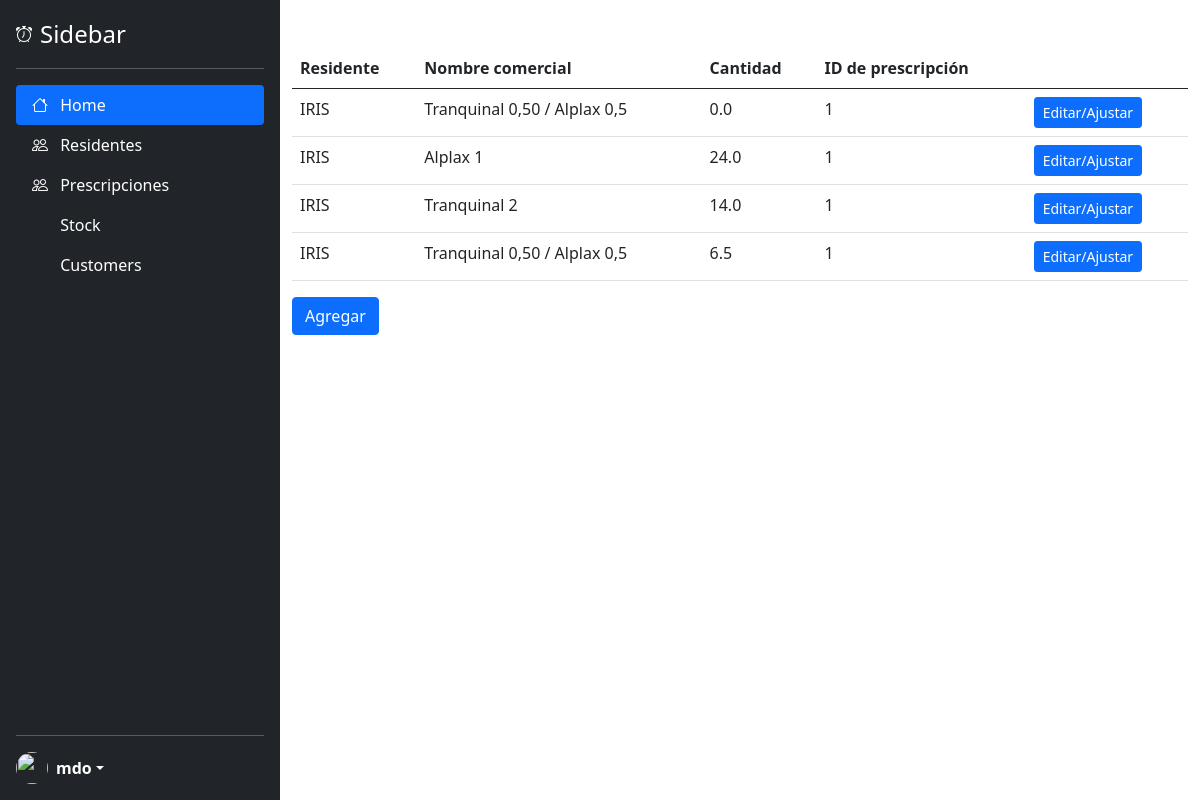
Page /stock_list/1 on the earlier database version.
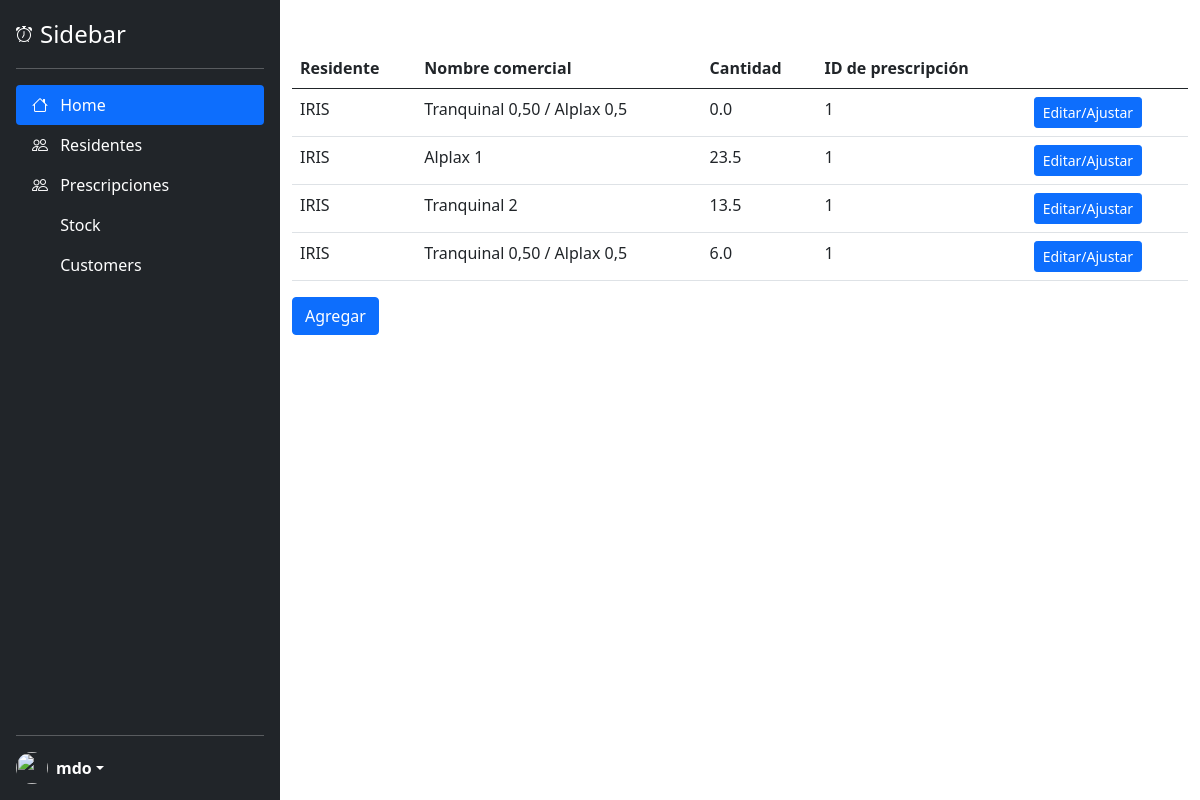
Same page on the later database version.
### tables this page shows
CREATE TABLE "stock" (
	"stock_id"	INTEGER,
	"resident_id"	INTEGER NOT NULL,
	"medication_id"	INTEGER NOT NULL,
	"amount"	REAL,
	"notes"	TEXT,
	"date"	DATE NOT NULL,
	"prescription_id"	INTEGER NOT NULL,
	PRIMARY KEY("stock_id" AUTOINCREMENT)
);

### main.py (the view)
@app.route("/stock_list/<int:prescription_id>", methods = ["GET"])
def stock_list(prescription_id):
    stock_list = get_stock_from_value("prescription_id", prescription_id)
    for stock in stock_list:
        stock.to_show_in_html()
    return render_template("/stock_list.html", stock_list = stock_list, prescription_id = prescription_id)

### src/medication.py (called while the page is built)
def create_medication_dictionary(medication_tuple):
    medication_dictionary = {
        "medication_id": medication_tuple[0],
        "drug_name": medication_tuple[1],
        "commercial_name": medication_tuple[2],
        "type": medication_tuple[3],
        "measurement_unit": medication_tuple[4],
        "amount": medication_tuple[5],
        "registration_date": medication_tuple[6]
    }
    return medication_dictionary

def get_medication_by_id(medication_id):
    with sqlite3.connect("./ayekan.db") as conn:
        cursor = conn.cursor()
        cursor.execute(f'SELECT * FROM vademecum WHERE medication_id="{medication_id}";')
        result = cursor.fetchone()
        medication_dictionary = create_medication_dictionary(result)
        medication = Medication(medication_dictionary)
        return medication

### src/resident.py (called while the page is built)
def create_resident_dictionary(resident_tuple):
    resident_dictionary = {
        "resident_id" : resident_tuple[0],
        "name" : resident_tuple[1],
        "last_name" : resident_tuple[2],
        "status" : resident_tuple[3],
        "admission_date" : resident_tuple[4],
        "birth_date" : resident_tuple[5],
        "age" : resident_tuple[6],
        "gender" : resident_tuple[7],
        "citizenship" : resident_tuple[8],
        "marital_status" : resident_tuple[9],
        "id_type" : resident_tuple[10],
        "id_number" : resident_tuple[11],
        "address" : resident_tuple[12],
        "city" : resident_tuple[13],
        "prepaid" : resident_tuple[14],
        "affiliation_number" : resident_tuple[15],
        "nickname" : resident_tuple[16]
    }
    return resident_dictionary

def get_resident_by_id(resident_id):
    with sqlite3.connect("./ayekan.db") as conn:
        cursor = conn.cursor()
        cursor.execute(f'SELECT * FROM residents WHERE resident_id="{resident_id}";')
        result = cursor.fetchone()
        resident_dictionary = create_resident_dictionary(result)
        resident = Resident(resident_dictionary)
        return resident

### src/stock.py (called while the page is built)
def create_stock_dictionary(stock_tuple):
    stock_dictionary = {
        "stock_id": stock_tuple[0],
        "resident_id": stock_tuple[1],
        "medication_id": stock_tuple[2],
        "amount": stock_tuple[3],
        "notes": stock_tuple[4],
        "date": stock_tuple[5],
        "prescription_id": stock_tuple[6]
    }
    return stock_dictionary

### app/templates/stock_list.html (shortened to what this page needs)
{% extends "base.html" %}
{% block content %}
  <table class="table table-hover">
    <thead>
      <tr>
        <th scope="col">Residente</th>
        <th scope="col">Nombre comercial</th>
        <th scope="col">Cantidad</th>
        <th scope="col">ID de prescripción</th>
        <th scope="col"></th>
      </tr>
    </thead>
    <tbody>
      {% for stock in stock_list %}
      <tr>
        <td>{{ stock.resident_id }}</td>
        <td>{{ stock.medication_id }}</td>
        <td>{{ stock.amount }}</td>
        <td>{{ stock.prescription_id }}</td>
        <td>
          <a href="{{ url_for('stock_details', stock_id = stock.stock_id) }}" class="btn btn-primary btn-sm">Editar/Ajustar</a>
        </td>
      </tr>
      {% endfor %}
    </tbody>
  </table>
  <a href="{{ url_for('new_stock', prescription_id = prescription_id) }}" class="btn btn-primary">Agregar</a>
{% endblock %}

### app/templates/base.html (shortened to what this page needs)
<!doctype html>
<html lang="en">
    <head>
        <link href="https://cdn.jsdelivr.net/npm/bootstrap@5.0.2/dist/css/bootstrap.min.css" rel="stylesheet">
        <link rel="stylesheet" href="https://cdn.jsdelivr.net/npm/bootstrap-icons@1.5.0/font/bootstrap-icons.css">
        <link rel="stylesheet" href="https://getbootstrap.com/docs/5.1/examples/sidebars/sidebars.css">
    </head>
    {% block body %}
    <body>
        <div class="d-flex">
            <div class="d-flex flex-column flex-shrink-0 p-3 text-white bg-dark sticky-top" style="width: 280px; height: 100vh">
                <a href="/" class="d-flex align-items-center mb-3 mb-md-0 me-md-auto text-white text-decoration-none">
                    <i class="bi me-2 bi-alarm"></i>
                    <span class="fs-4">Sidebar</span>
                </a>
                <hr>
                <ul class="nav nav-pills flex-column mb-auto">
                    <li class="nav-item">
                        <a href="#" class="nav-link active" aria-current="page">
                        <i class="bi me-2 bi-house"></i>
                        Home
                        </a>
                    </li>
                    <li>
                        <a href="{{ url_for('search') }}" class="nav-link text-white">
                        <i class="bi me-2 bi-people"></i>
                        Residentes
                        </a>
                    </li>
                    <li>
                        <a href="{{ url_for('residents_list') }}" class="nav-link text-white">
                        <i class="bi me-2 bi-people"></i>
                        Prescripciones
                        </a>
                    </li>
                    <li>
                        <a href="#" class="nav-link text-white">
                        <svg class="bi me-2" width="16" height="16"><use xlink:href="#grid"></use></svg>
                        Stock
                        </a>
                    </li>
                    <li>
                        <a href="#" class="nav-link text-white">
                        <svg class="bi me-2" width="16" height="16"><use xlink:href="#people-circle"></use></svg>
                        Customers
                        </a>
                    </li>
                </ul>
                <hr>
                <div class="dropdown">
                    <a href="#" class="d-flex align-items-center text-white text-decoration-none dropdown-toggle" id="dropdownUser1" data-bs-toggle="dropdown" aria-expanded="false">
                        <img src="https://github.com/mdo.png" alt="" width="32" height="32" class="rounded-circle me-2">
                        <strong>mdo</strong>
                    </a>
                </div>
            </div>
            <div class="container mt-5 ">
                {% block content %}
                {% endblock %}
            </div>
        </div>
    </body>
    {% endblock %}
</html>

Differences in the rows shown:
changed stock (number 2 of 4 on the later page): amount "24.0" → "23.5"
changed stock (number 3 of 4 on the later page): amount "14.0" → "13.5"
changed stock (number 4 of 4 on the later page): amount "6.5" → "6.0"
